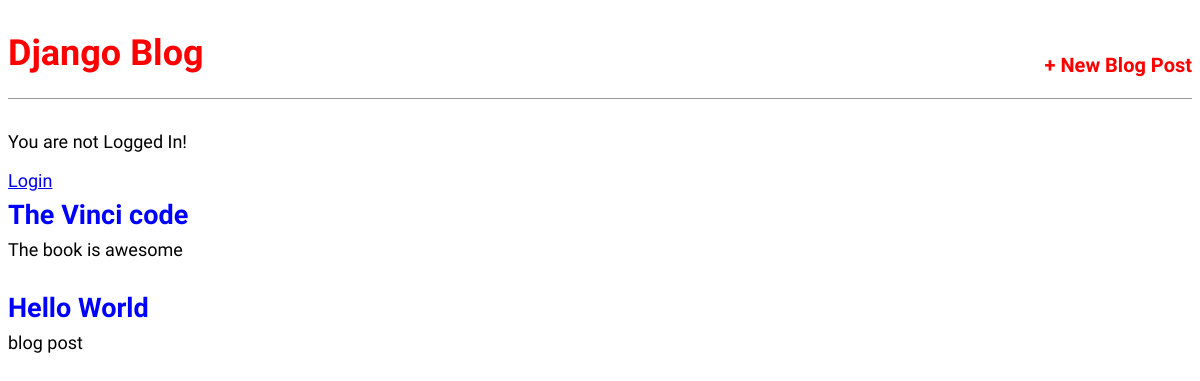
/, run on an earlier commit of the app's database.
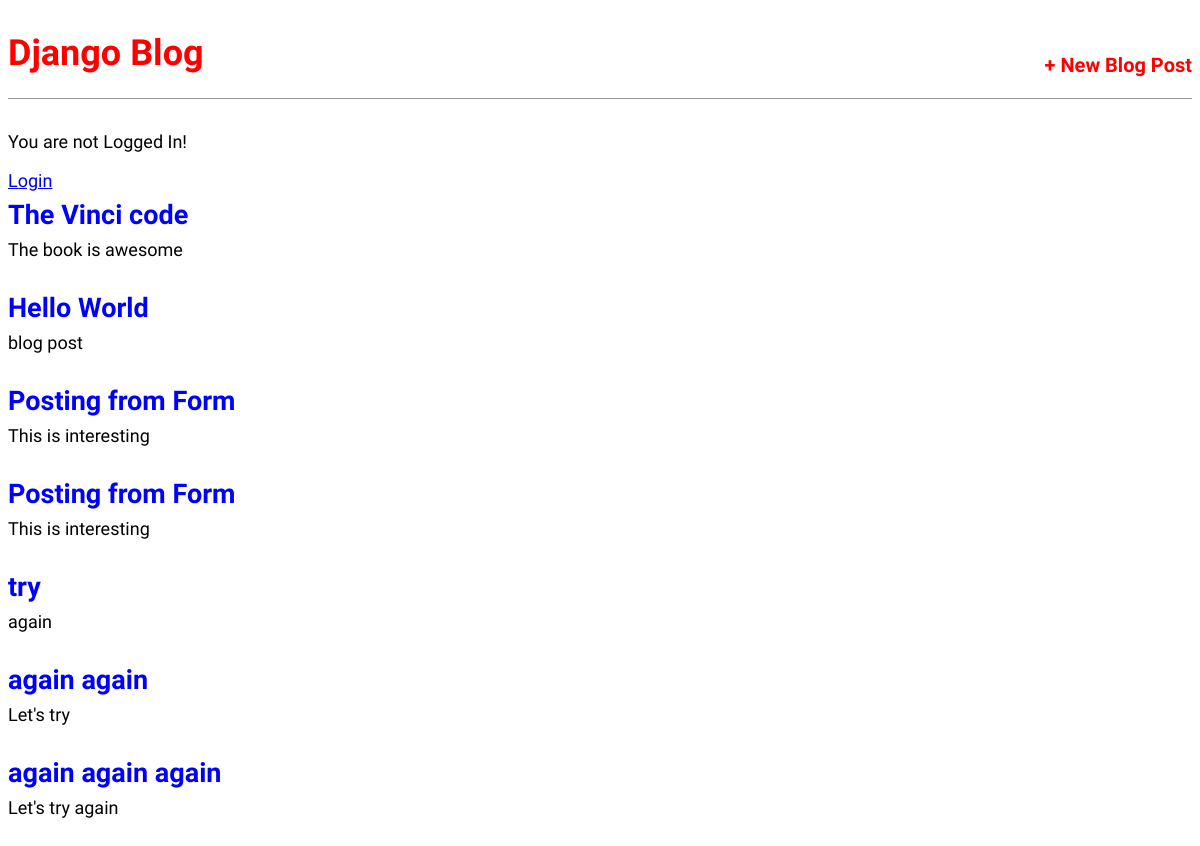
And on a later commit of the database.
### blog/models.py (models this page shows, shortened)
class Post(models.Model):
    title = models.CharField(max_length=200)
    author = models.ForeignKey('auth.User', on_delete=models.CASCADE)
    body = models.TextField()

### blog/views.py (the view)
# urls.py: path('', BlogListView.as_view(), name='home'),
class BlogListView(ListView):
    model = Post
    template_name = 'home.html'

### templates/home.html
{% extends 'base.html' %}
{% block content %}
    {% for post in object_list %}
        <div class="post-entry">
            <h2><a href="{% url 'post_detail' post.pk %}">{{ post.title }}</a></h2>
                <p> {{ post.body }}</p>
        </div>
    {% endfor %}
{% endblock content %}

### templates/base.html (shortened to what this page needs)
{% load static %}
<html>
    <head>
        <link href="{% static 'css/base.css' %}" rel="stylesheet">
    </head>
    <body>
        <header>
            <div class="nav-left">
                <h1>
                    <a href = "{% url 'home' %}">Django Blog</a>
                </h1>
            </div>
            <div class="nav-right">
                <h1>
                    <a href = "{% url 'post_new' %}">+ New Blog Post</a>
                </h1>
            </div>
        </header>
        {% if user.is_authenticated  %}
            <p>Hi {{user.username}}!</p>
            <p><a href="{% url 'logout' %}">Log Out</a></p>
        {% else %}
            <p>You are not Logged In!</p>
            <a href="{% url 'login'%}">Login</a>
        {% endif %}
        <div>
        {% block content %}
        {% endblock content %}
        </div>
    </body>
</html>

### static/css/base.css (style rules this page uses)
header h1 a { color: red; text-decoration: none; }
body { font-family: 'Source Sans Pro', sans-serif; font-size: 18px; }
header { border-bottom: 1px solid #999; margin-bottom: 2rem; display: flex; }
.nav-left { margin-right:auto }
.nav-right { display: flex; padding-top: 2rem; font-size: 10px; }
.post-entry { margin-bottom: 2rem; }
.post-entry h2 { margin: 0.5rem 0; }
.post-entry h2 a, .post-entry h2 a:visited { color: blue; text-decoration: none; }
.post-entry p { margin: 0; font-weight: 400; }

What changed in the data, as far as the page shows it:
added Post: title "Posting from Form", body "This is interesting"
added Post: title "Posting from Form", body "This is interesting"
added Post: title "try", body "again"
added Post: title "again again", body "Let's try"
added Post: title "again again again", body "Let's try again"
